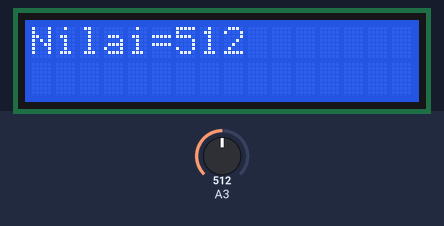
The sketch below on a simulated Arduino Uno, built with avr-gcc and run on an emulated ATmega328P. Shown: 16×2 character LCD. The test bench sets the inputs (shaded band); at power-on: A3 = 512.

Above: at 1.2 s.
1.3 s: A3 set to 716
At 1.8 s:
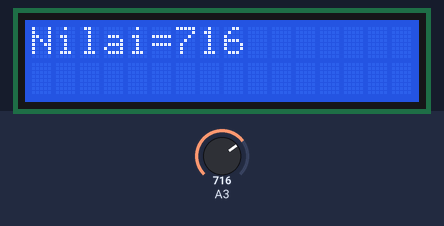
2.8 s: A3 set to 900
At 3.7 s:
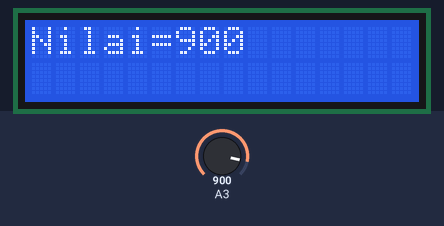
5.8 s: A3 set to 1023
At 6.8 s:
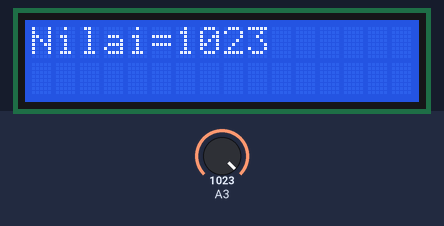
Timing chart, 0 to 8.8 s (numbered marks = the images above; inputs shaded):
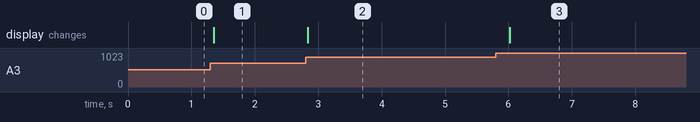

Measured:
- after the input at 1.3 s, the display: changes after 0.05 s (image 1)
- after the input at 2.8 s, the display: changes at once (image 2)
- after the input at 5.8 s, the display: changes after 0.22 s (image 3)

The sketch:

sketLampR07.ino
```cpp
#include <LiquidCrystal_PCF8574.h>

LiquidCrystal_PCF8574 lcd(0x27);
int adc;
void setup() {
  // put your setup code here, to run once:
lcd.begin(16, 2);
lcd.setBacklight(125);
}

void loop() {
  // put your main code here, to run repeatedly:
adc=analogRead(A3);
lcd.clear();
lcd.setCursor(0,0);
lcd.print("Nilai=");
lcd.print(adc);
delay(200);

}
```
